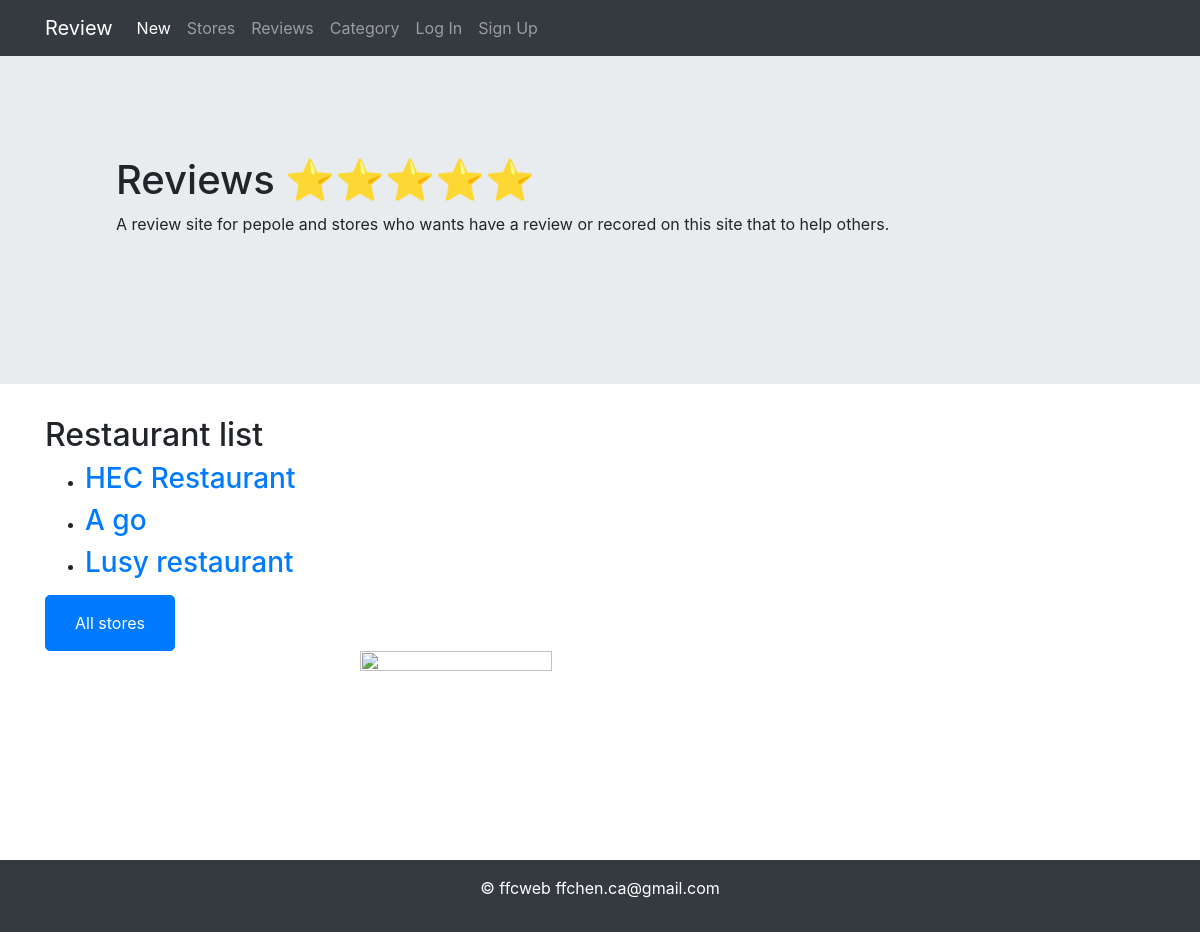
/rate/categories/3/, run on the app's committed database.
### rate/models.py (models this page shows, shortened)
class Category(models.Model):
    name = models.CharField(max_length=50, unique=True)
    stores = models.ManyToManyField('Store', related_name='categories')
    image_url = models.URLField(max_length=200, null=True, blank=True, default="")
    def __str__(self):
        return self.name

class Store(models.Model):
    name = models.CharField(max_length=200)
    Joined_date = models.DateTimeField("date Joined")
    address = models.CharField(max_length=400)
    introduction = models.CharField(max_length=400)
    opening_time = models.TimeField()
    closing_time = models.TimeField()
    category = models.ForeignKey(Category, on_delete=models.SET_NULL, null=True, blank=True, related_name='store_categories')
    image_url = models.URLField(max_length=200, null=True, blank=True, default="")
    link_url = models.URLField(max_length=200, null=True, blank=True)
    star_rating = models.IntegerField(choices=[(1, '1 star'), (2, '2 stars'), (3, '3 stars'), (4, '4 stars'), (5, '5 stars')], default=1)

### rate/views.py (the view)
# urls.py: path('categories/<int:category_id>/', category_detail, name='category_detail'),
def category_detail(request, category_id):
    category = get_object_or_404(Category, id=category_id)
    print(category)
    context = {'category': category}
    return render(request, 'rate/category_detail.html', context)

### rate/templates/rate/category_detail.html
{% extends 'rate/layout.html' %}
{% block body %}
{% block content %}
<div class="container">
    <h2>{{ category.name }} list</h2>
    <ul>
        {% for store in category.store_categories.all %}
            <li><a href="{% url 'store_profile' store.id %}"><h3>{{ store.name }}</h3></a></li>
        {% endfor %}
    </ul>
    <button type="button" class="btn btn-primary btn-lg">
        <a class="btn btn-primary" href= "{% url 'category_list' %}" role="button">All stores</a>
    </button>
</div>
<img src="https://gettaphunter.com/wp-content/uploads/2016/03/feedback.jpg"
width="460" height="200" style="width: 50%; height: auto; display: block;
margin-left: auto;
margin-right: auto;
width: 40%;">
{% endblock %}
{% endblock %}

### rate/static/rate/styles.css (style rules this page uses)
.container { width: 100%; padding-right: 15px; padding-left: 15px; margin-right: auto; margin-left: auto; }
img { max-width: 100%; height: auto; }
body { font-size: 16px; }

### data on the page
Category: name "Restaurant"
Store: name "HEC Restaurant"
Store: name "A go"
Store: name "Lusy restaurant"
